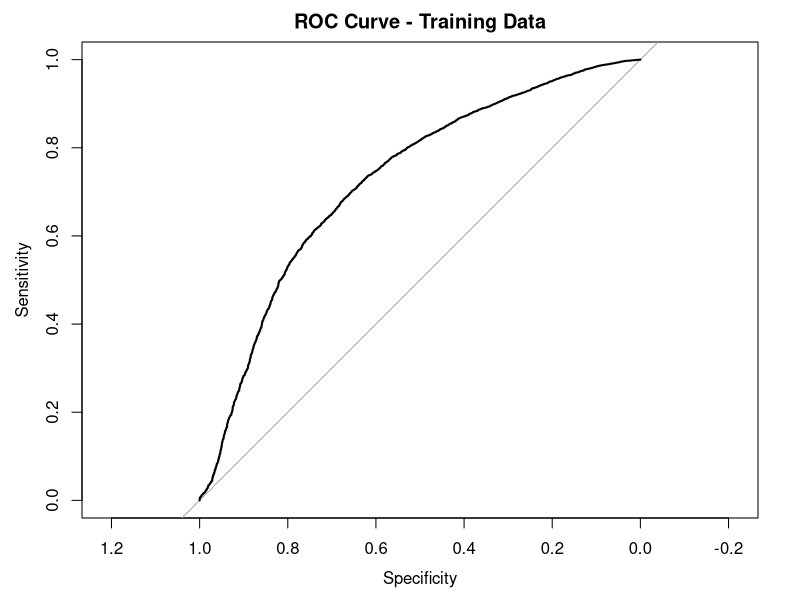

Generate this figure with R: (Note: a time limit stopped this script after it produced the figure.)
## ---- chunk 1
knitr::opts_chunk$set(echo = TRUE)
## ---- chunk 2
library(tidyverse)
library(ggplot2)
library(car)
library(MASS)
library(caret)
library(dplyr)

inst_clean <- read_csv("./inst_clean.csv") %>% 
  dplyr::select(-TRUST, -MUTUAL, -ROE)

set.seed(12345)  
training_pct <- 0.8
Z <- sample(nrow(inst_clean), floor(training_pct*nrow(inst_clean)))
inst.training <- inst_clean[Z, ]
inst.testing <- inst_clean[-Z, ]
c(nrow(inst_clean), nrow(inst.training), nrow(inst.testing))
## ---- chunk 3
commercial_bank_categories <- c("N", "NM", "SM", "NC")

inst.training$CommercialBank <- ifelse(inst.training$BKCLASS %in% commercial_bank_categories, 1, 0)
print(inst.training)
## ---- chunk 4
inst.testing$CommercialBank <- ifelse(inst.testing$BKCLASS %in% commercial_bank_categories, 1, 0)
print(inst.testing)
## ---- chunk 5
# predicting whether or not the bank is a commericial bank or not

logit_inst <- glm(CommercialBank ~ ASSET + DEP + DEPDOM + EQ + NETINC + ROA + ROAPTX + ROAPTXQ + ROAQ, data = inst.training, family = "binomial")
summary(logit_inst)
## ---- chunk 6

# Exclude non-numeric columns and response variable from training set
train_x <- inst.training[, sapply(inst.training, is.numeric) & names(inst.training) != "CommercialBank"]
train_y <- inst.training$CommercialBank

# Exclude non-numeric columns and response variable from testing set
test_x <- inst.testing[, sapply(inst.testing, is.numeric) & names(inst.testing) != "CommercialBank"]
test_y <- inst.testing$CommercialBank

# Standardize features
train_x_scaled <- scale(train_x)
test_x_scaled <- scale(test_x, center = attr(train_x_scaled, "scaled:center"), scale = attr(train_x_scaled, "scaled:scale"))

## ---- chunk 7
# Fit LASSO model using cv.glmnet
library(glmnet)

# Example data preparation (replace with your actual data)
x_train <- as.matrix(train_x_scaled)  # Assuming train_x_scaled is standardized numeric features
y_train <- as.factor(train_y)  # Convert train_y to factor for binomial family

# Fit LASSO model using cross-validation to select lambda
cv_model <- cv.glmnet(x_train, y_train, family = "binomial", alpha = 1, nfolds = 5)
best_lambda <- cv_model$lambda.min

# Fit final LASSO model using the selected lambda
lasso_model <- glmnet(x_train, y_train, family = "binomial", alpha = 1, lambda = best_lambda)

# Extract coefficients from LASSO model
lasso_coefficients <- coef(lasso_model, s = best_lambda)

# Convert coefficients to a regular matrix
lasso_coefficients_matrix <- as.matrix(lasso_coefficients)

# Extract names of non-zero coefficients (selected features)
selected_features <- rownames(lasso_coefficients_matrix)[lasso_coefficients_matrix != 0]
print(selected_features)

## ---- chunk 8
final_logit <- glm(CommercialBank ~ ASSET + DEP + DEPDOM + NETINC + ROA + ROAPTX + ROAPTXQ, data = inst.training, family = "binomial")
summary(final_logit)
## ---- chunk 9
# Predicted probabilities on training data
train_pred_probs <- predict(final_logit, type = "response")

# Predicted classes (binary) based on a threshold (typically 0.5)
train_pred <- ifelse(train_pred_probs > 0.5, 1, 0)

# Compute training error rate
train_error_rate <- mean(train_pred != inst.training$CommercialBank)
cat("Training Error Rate:", train_error_rate, "\n")

# Compute residual deviance
residual_deviance <- deviance(final_logit)
cat("Residual Deviance:", residual_deviance, "\n")

# Confusion Matrix
train_conf_matrix <- table(Predicted = train_pred, Actual = inst.training$CommercialBank)
cat("Confusion Matrix:\n")
print(train_conf_matrix)

# ROC Curve and AUC
library(pROC)
roc_obj <- roc(inst.training$CommercialBank, train_pred_probs)
plot(roc_obj, main = "ROC Curve - Training Data")
auc <- auc(roc_obj)
cat("Training AUC:", auc, "\n")

## ---- chunk 10
inst.training$BKCLASS <- factor(inst.training$BKCLASS)
# Fit the linear model to get residuals
lm_model <- lm(ASSET ~ BKCLASS + DEPDOM + EQ + NETINC + ROA + ROAPTX + ROAPTXQ + ROAQ, data = inst.training)

# Calculate residuals
residuals <- residuals(lm_model)

# Identify outliers based on residuals (e.g., top 1%)
outlier_cutoff <- quantile(abs(residuals), probs = 0.99)

# Find indices of outliers
outlier_indices <- which(abs(residuals) > outlier_cutoff)

# Examine how many outliers are identified
print(length(outlier_indices))  # Number of outliers

## ---- chunk 11
library(boot)
assetslope.fn <- function(df, inds, outliers){
  df <- df[-outliers, ]
  lmout <- lm(ASSET ~ BKCLASS + DEPDOM + EQ + NETINC + ROA + ROAPTX + ROAPTXQ + ROAQ , data=inst.training[inds, ])
  return(lmout$coef)
}
boot_linear <- boot(inst.training, assetslope.fn, R=10000, outliers = outlier_indices)
print(boot_linear)
## ---- chunk 12
# Calculate mean predicted values across all observations
predicted_means_all <- apply(boot_linear$t, 1, mean)
predicted_sds <- apply(boot_linear$t, 2, sd)

# Optional: Plot distribution of predicted values
hist(predicted_means_all, main = "Distribution of Predicted Means", xlab = "Predicted ASSET")
## ---- chunk 13
boot_linear_2 <- boot(inst.training, assetslope.fn, R=20000, outliers = outlier_indices)
print(boot_linear_2)
## ---- chunk 14
# Calculate mean predicted values across all observations
predicted_means_all <- apply(boot_linear_2$t, 1, mean)
predicted_sds <- apply(boot_linear_2$t, 2, sd)

# Optional: Plot distribution of predicted values
hist(predicted_means_all, main = "Distribution of Predicted Means", xlab = "Predicted ASSET")
## ---- chunk 15
library(boot)
boot_coefficients <- boot_linear$t
boot_coefficients_2 <- boot_linear_2$t

X <- model.matrix(ASSET ~ BKCLASS + DEPDOM + EQ + NETINC + ROA + ROAPTX + ROAPTXQ + ROAQ, data = inst.training)

predicted_values <- X %*% t(boot_coefficients)
predicted_values_2 <- X %*% t(boot_coefficients_2)

mse_boot_linear <- apply(predicted_values, 2, function(pred) mean((inst.training$ASSET - pred)^2))

mse_boot_linear_2 <- apply(predicted_values_2, 2, function(pred) mean((inst.training$ASSET - pred)^2))

mean_mse_boot_linear <- mean(mse_boot_linear)
mean_mse_boot_linear2 <- mean(mse_boot_linear_2)

print(mean_mse_boot_linear)
print(mean_mse_boot_linear2)

rmse_bl1<- sqrt(mean_mse_boot_linear)
rmse_bl2 <- sqrt(mean_mse_boot_linear2)
print(rmse_bl1)
print(rmse_bl2)
## ---- chunk 16
lm_full <- lm(ASSET ~ BKCLASS + DEPDOM + EQ + NETINC + ROA + ROAPTX + ROAPTXQ + ROAQ , data=inst.training)
summary(lm_full)
## ---- chunk 17


## ---- chunk 18
final_logit_test <- glm(CommercialBank ~ ASSET + DEP + DEPDOM + EQ + NETINC + ROA + ROAPTX + ROAPTXQ, data = inst.testing, family = "binomial")
summary(final_logit_test)
## ---- chunk 19
library(glmnet)  # for glmnet models
library(pROC)    
predicted_probs <- predict(final_logit_test, newdata = inst.testing, type = "response")


# Compute Residual Deviance
residual_deviance <- with(inst.testing, -2 * sum(log(predict(final_logit_test, type = "response", newdata = inst.testing)) * CommercialBank + log(1 - predict(final_logit_test, type = "response", newdata = inst.testing)) * (1 - CommercialBank)))
print(paste("Residual Deviance on testing data:", residual_deviance))


predicted_classes <- ifelse(predicted_probs > 0.5, 1, 0)  # Threshold of 0.5 for binary classification
conf_matrix <- table(Actual = inst.testing$CommercialBank, Predicted = predicted_classes)
print("Confusion Matrix:")
print(conf_matrix)

error_rate <- mean(inst.testing$CommercialBank != predicted_classes)
print(paste("Prediction Error Rate on testing data:", error_rate))

# Calculate ROC curve and AUC
roc_curve <- roc(inst.testing$CommercialBank, predicted_probs)
auc <- auc(roc_curve)

# Plot ROC curve
plot(roc_curve, main = "ROC Curve")
legend("bottomright", legend = paste("AUC =", round(auc, 6)), col = "black", lty = 1)

## ---- chunk 20
library(boot)
library(parallel)

# Define your assetslope function
assetslope.fn <- function(df, inds, outliers) {
  df <- df[-outliers, ]
  lmout <- lm(ASSET ~ BKCLASS + DEPDOM + EQ + NETINC + ROA + ROAPTX + ROAPTXQ + ROAQ , data = df[inds, ])
  return(coef(lmout))
}

# Function to run bootstrapping in batches
run_bootstrap_batches <- function(data, boot_fn, R_total, batch_size, outliers) {
  num_batches <- ceiling(R_total / batch_size)
  results <- NULL
  for (batch in 1:num_batches) {
    cat("Running batch ", batch, " of ", num_batches, "\n")
    batch_R <- ifelse(batch == num_batches, R_total - (batch - 1) * batch_size, batch_size)
    batch_result <- tryCatch({
      boot(data, boot_fn, R = batch_R, outliers = outliers, parallel = "multicore", ncpus = detectCores() - 1)
    }, error = function(e) {
      cat("Error during batch ", batch, ": ", e$message, "\n")
      return(NULL)
    })
    
    if (!is.null(batch_result)) {
      if (is.null(results)) {
        results <- batch_result
      } else {
        # Merge the results in the format similar to boot_linear_test
        results$t <- rbind(results$t, batch_result$t)
        results$R <- sum(results$R, batch_result$R)
      }
    }
    gc()  # Garbage collection to free up memory
  }
  return(results)
}

# Example usage: Identify outliers
lm_model <- lm(ASSET ~ BKCLASS + DEPDOM + EQ + NETINC + ROA + ROAPTX + ROAPTXQ + ROAQ, data = inst.testing)
residuals <- residuals(lm_model)
outlier_cutoff <- quantile(abs(residuals), probs = 0.99)
outlier_indices <- which(abs(residuals) > outlier_cutoff)
cat("Outliers identified: ", length(outlier_indices), "\n\n")

# Set total R value and batch size
R_total <- 10000
batch_size <- 2000

# Example usage: run bootstrapping in batches
boot_linear_results <- run_bootstrap_batches(inst.training, assetslope.fn, R_total, batch_size, outlier_indices)

# Print the combined results in the desired format
if (!is.null(boot_linear_results)) {
  cat("\nORDINARY NONPARAMETRIC BOOTSTRAP\n\n")
  cat("Call:\n")
  cat(sprintf("boot(data = inst.training, statistic = assetslope.fn, R = %d, outliers = outlier_indices)\n\n", R_total))
  
  cat("Bootstrap Statistics :\n")
  # Loop through each statistic and print in the desired format
  for (i in seq_len(ncol(boot_linear_results$t))) {
    cat(sprintf("%s*  %.6e  %.6e  %.6e\n", colnames(boot_linear_results$t)[i], 
                boot_linear_results$t[1, i], 
                mean(boot_linear_results$t[, i] - boot_linear_results$t[1, i]), 
                sd(boot_linear_results$t[, i])))
  }
} else {
  cat("Bootstrapping failed.\n")
}

## ---- chunk 21
print(boot_linear_results)
## ---- chunk 22
# Calculate mean predicted values across all observations
predicted_means_all <- apply(boot_linear_results$t, 1, mean)
predicted_sds <- apply(boot_linear_results$t, 2, sd)

# Optional: Plot distribution of predicted values
hist(predicted_means_all, main = "Distribution of Predicted Means", xlab = "Predicted ASSET")

## ---- chunk 23
boot_coefs <- boot_linear_results$t

X_test <- model.matrix(ASSET ~ BKCLASS + DEPDOM + EQ + NETINC + ROA + ROAPTX + ROAPTXQ + ROAQ, data = inst.testing)

predicted_values <- X_test %*% t(boot_coefs)
mse_boot_linear_test <- apply(predicted_values, 2, function(pred) mean((inst.testing$ASSET - pred)^2))

mean_mse_boot_linear_test <- mean(mse_boot_linear_test)
print(mean_mse_boot_linear_test)

rmse_test<- sqrt(mean_mse_boot_linear_test)
print(rmse_test)
